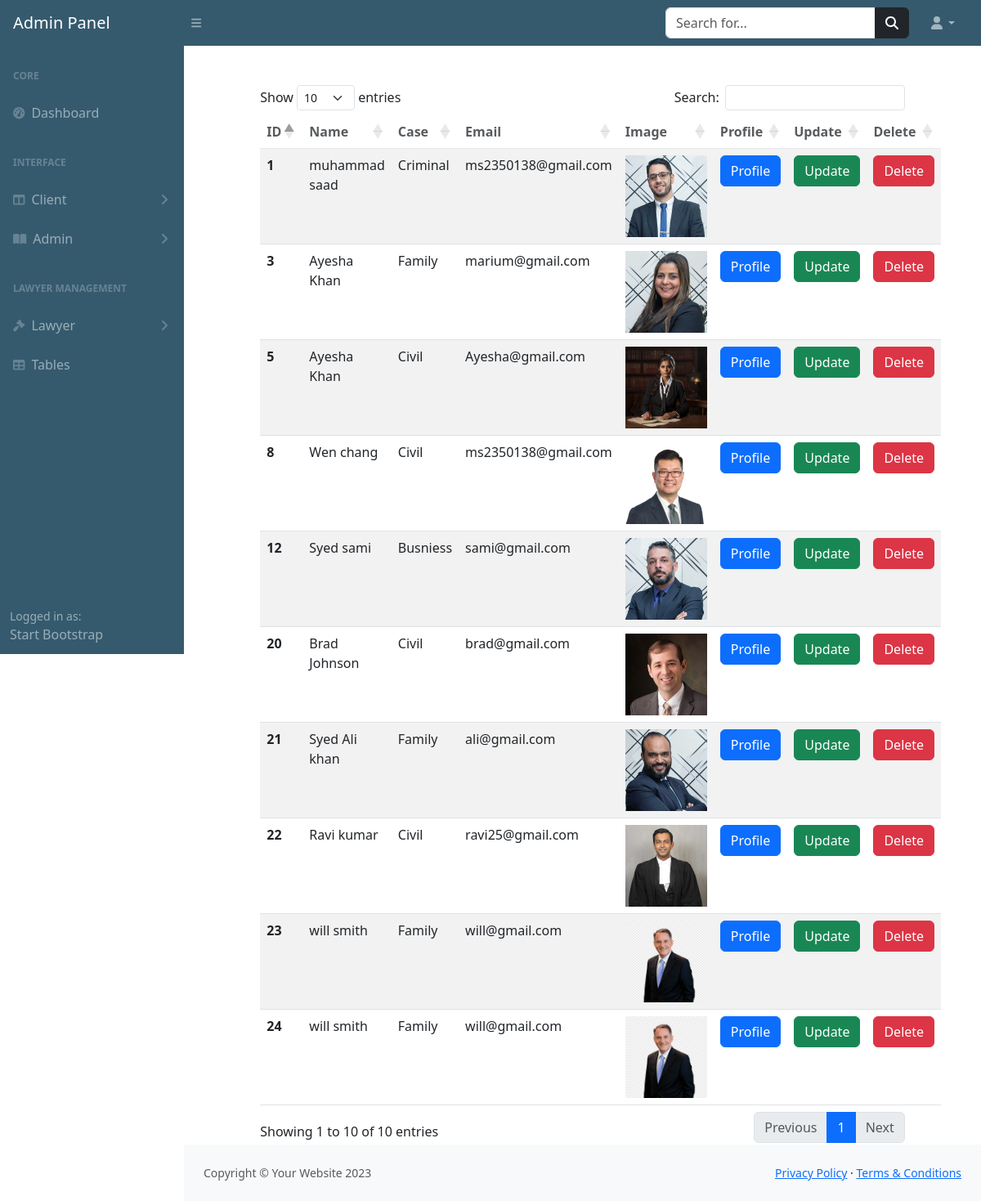
The page /admin-panel/viewlawyer.php (signed in) on the database its author committed.
### tables this page shows
CREATE TABLE `lawyer` (
  `id` int(255) NOT NULL,
  `name` varchar(255) NOT NULL,
  `case` int(255) NOT NULL,
  `email` varchar(255) NOT NULL,
  `password` varchar(255) NOT NULL,
  `phone` varchar(255) NOT NULL,
  `experience` varchar(255) NOT NULL,
  `address` varchar(255) NOT NULL,
  `image` varchar(255) NOT NULL
);

CREATE TABLE `cases` (
  `cid` int(255) NOT NULL,
  `case_name` varchar(255) NOT NULL,
  `status` tinyint(255) NOT NULL DEFAULT 1
);

### admin-panel/viewlawyer.php (the view, shortened to what this page needs)
<?php
include("includes/header.php");
include("includes/topbar.php");
include("includes/sidebar.php");
include("../config.php");
$select="SELECT *FROM `lawyer` as l inner join `cases` as c on l.case = c.cid";
$query=mysqli_query($connection,$select);
if (mysqli_num_rows($query)>0) {
?>
<div class="container-fluid mt-5">
<div class="row justify-content-center">
    <div class="col-xl-10 col-lg-12 col-md-9">
    <table id="example" class="table table-striped" style="width:100%">
        <thead class="bg-warning p-2 text-dark bg-opacity-10" style="opacity: 75%;">
            <tr>
            <th scope="col">ID</th>
            <th scope="col">Name</th>
            <th scope="col">Case</th>
            <th scope="col">Email</th>
            <th scope="col">Image</th>
            <th scope="col">Profile</th>
            <th scope="col">Update</th>
            <th scope="col">Delete</th>
            </tr>
        </thead>
        <tbody>
            <?php
            while ($data=mysqli_fetch_assoc($query)) {
            ?>
            <tr>
            <th scope="row"><?php echo $data['id']?></th>
            <td><?php echo $data['name']?></td>
            <td><?php echo $data['case_name']?></td>
            <td><?php echo $data['email']?></td>
            <td><img src="<?php echo 'image/'. $data['image']?>" width="100px" height="100px" alt=""></td>
            <td ><a href="profilelawyer.php?id=<?php echo $data['id']?>" class="btn btn-primary">Profile</a></td>
            <td ><a href="update.php?id=<?php echo $data['id']?>" class="btn btn-success">Update</a></td>
            <td ><a href="deletelawyer.php?id=<?php echo $data['id']?>"  class="btn btn-danger">Delete</a></td>
        </tr>
       <?php
}
}
            ?>
        </tbody>
    </table>
    </div>
</div>
</div>
<?php
include("includes/footer.php");
?>
</body>
</html>

### rows shown on the page
lawyer: id "1", name "muhammad saad", case.case_name "Criminal", email "ms2350138@gmail.com", image (picture)
lawyer: id "3", name "Ayesha Khan", case.case_name "Family", email "marium@gmail.com", image (picture)
lawyer: id "5", name "Ayesha Khan", case.case_name "Civil", email "Ayesha@gmail.com", image (picture)
lawyer: id "8", name "Wen chang", case.case_name "Civil", email "ms2350138@gmail.com", image (picture)
lawyer: id "12", name "Syed sami", case.case_name "Busniess", email "sami@gmail.com", image (picture)
lawyer: id "20", name "Brad Johnson", case.case_name "Civil", email "brad@gmail.com", image (picture)
lawyer: id "21", name "Syed Ali khan", case.case_name "Family", email "ali@gmail.com", image (picture)
lawyer: id "22", name "Ravi kumar", case.case_name "Civil", email "ravi25@gmail.com", image (picture)
lawyer: id "23", name "will smith", case.case_name "Family", email "will@gmail.com", image (picture)
lawyer: id "24", name "will smith", case.case_name "Family", email "will@gmail.com", image (picture)
